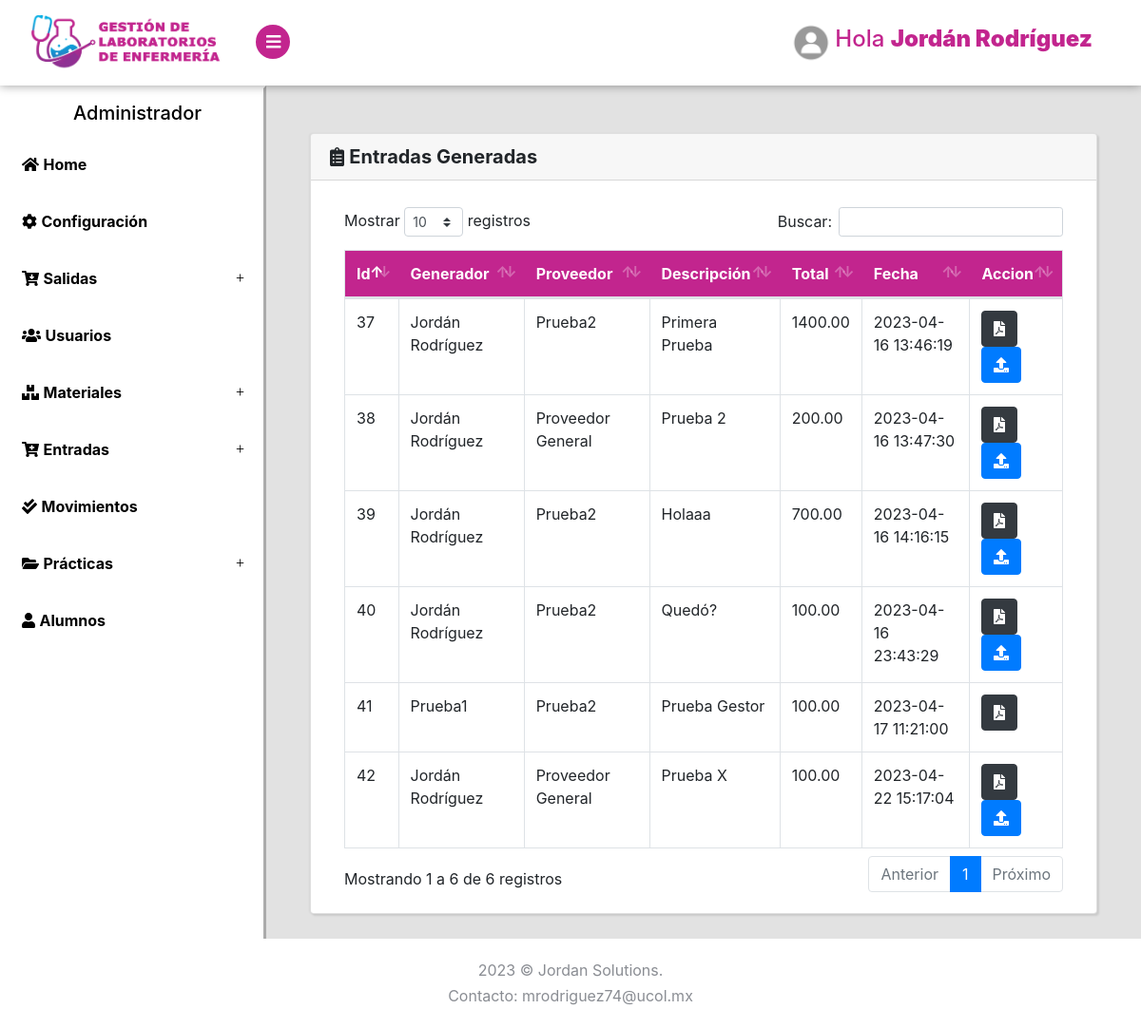
Screenshot of /Entradas/lista (signed in) with the database file from the repository.
### tables this page shows
CREATE TABLE `compras` (
  `id` int(11) NOT NULL,
  `descripcion` varchar(500) NOT NULL,
  `total` decimal(10,2) NOT NULL,
  `id_proveedor` varchar(255) NOT NULL,
  `id_generador` varchar(200) NOT NULL,
  `fecha` datetime NOT NULL DEFAULT current_timestamp(),
  `formato` varchar(200) NOT NULL
);

CREATE TABLE `usuarios` (
  `id` int(11) NOT NULL,
  `usuario` varchar(20) NOT NULL,
  `nombre` varchar(100) NOT NULL,
  `correo` varchar(100) NOT NULL,
  `rol` varchar(20) NOT NULL,
  `clave` varchar(150) NOT NULL,
  `estado` tinyint(4) NOT NULL DEFAULT 1,
  `perfil` varchar(150) NOT NULL DEFAULT 'perfil.jpg'
);

CREATE TABLE `proveedores` (
  `id` int(11) NOT NULL,
  `nombre` varchar(100) NOT NULL,
  `direccion` text NOT NULL,
  `telefono` varchar(15) NOT NULL,
  `estado` int(10) NOT NULL DEFAULT 1
);

### Libraries/Core/Views.php (called while the page is built)
<?php
class Views{
    function getView($controller, $view, $alert="", $data1 = "", $data2 = "", $data3 = "", $data4 = "", $data5 = "")
    {
        $controller = get_class($controller);
        if ($controller == "Login") {
            $view = "Views/".$view.".php";
        }else{
            $view = "Views/" . $controller . "/" . $view . ".php";
        }
        require_once($view);
    }
}
?>

### Controller/Entradas.php (called while the page is built, shortened)
<?php
class Entradas extends Controllers{
    public function lista()
    {
        $data1 = $this->model->selectCompras();
        $this->views->getView($this, "ListarCompras", "", $data1);
    }
}
?>

### index.php (called while the page is built, shortened)
<?php
require_once("Helpers/Helpers.php");
require_once("Libraries/Core/Load.php");
?>

### Libraries/Core/Mysql.php (called while the page is built, shortened)
<?php
class Mysql extends Conexion{
    private $conexion;
    function __construct()
    {
        $this->conexion = new Conexion();
        $this->conexion = $this->conexion->conect();
    }
    public function select_all(string $query){
        $this->strquery = $query;
        $result = $this->conexion->prepare($this->strquery);
        $result->execute();
        $data = $result->fetchall(PDO::FETCH_ASSOC);
        return $data;
    }
}
?>

### Libraries/Core/Conexion.php (called while the page is built)
<?php
class Conexion{
    private $conect;
    public function __construct()
    {
      $conexion = "mysql:host=".HOST.";dbname=".BD.";.CHARSET.";
      try {
          $this->conect = new PDO($conexion, DB_USER, PASS);
          $this->conect->setAttribute(PDO::ATTR_ERRMODE, PDO::ERRMODE_EXCEPTION);
      } catch (PDOException $e) {
          $this->conect = "Error en la conexion";
          echo "Error: " . $e->getMessage();
      }
    }
    public function conect()
    {
        return $this->conect;
    }
}
?>

### Models/EntradasModel.php (called while the page is built, shortened)
<?php
class EntradasModel extends Mysql{
    public function selectCompras()
    {
        $sql = "SELECT compras.id, compras.total, compras.formato, compras.fecha, compras.descripcion, u1.nombre as id_proveedor, u2.nombre as id_generador FROM compras
                JOIN proveedores u1 ON compras.id_proveedor = u1.id
                JOIN usuarios u2 ON compras.id_generador = u2.id";
        $res = $this->select_all($sql);
        return $res;
    }
}
?>

### Helpers/Helpers.php (called while the page is built, shortened)
<?php
function base_url()
{
    return BASE_URL;
}
?>

### Views/Entradas/ListarCompras.php (the view, shortened to what this page needs)
<?php if($_SESSION['rol'] <= 2){ ?>
<div class="page-content bg-light">
    <section>
        <div class="container-fluid container-fluidwelcome"  >
            <div class="row">
                <div class="col-lg-4 mt-2">
                </div>
                <div class="col-lg-4 mt-2">
                <img src="../assets/img/unicornio.png" style="height: 400px; ">
                <h2 class="h5 no-margin-bottom" style="text-align: center">Error: No tienes autorización para ingresar a esta página</h2>
                </div>
                <div class="col-lg-4 mt-2">
                </div>
            </div>
        </div>
    </section>
</div>
<?php }  else { ?>
<div class="page-content">
    <section>
        <div class="card container-fluid2">
            <h5 class="card-header"><i class="fas fa-clipboard-list"></i> <strong>Entradas Generadas</strong></h5>
            <div class="card-body">
                <div class="container-fluid ">
                    <div class="row">
                        <div class="col-lg-12">
                            <div class="row">
                                <div class="col-lg-4">
                                </div>
                            </div>
                            <div class="table-responsive">
                                <table class="table table-hover table-bordered" id="Table">
                                    <thead class="thead-personality">
                                        <tr>
                                            <th>Id</th>
                                            <th>Generador</th>
                                            <th>Proveedor</th>
                                            <th>Descripción</th>
                                            <th>Total</th>
                                            <th>Fecha</th>
                                            <th>Accion</th>
                                        </tr>
                                    </thead>
                                    <tbody>
                                        <?php foreach ($data1 as $lista) { ?>
                                            <tr>
                                                <td><?php echo $lista['id']; ?></td>
                                                <td><?php echo $lista['id_generador']; ?></td>
                                                <td><?php echo $lista['id_proveedor']; ?></td>
                                                <td><?php echo $lista['descripcion']; ?></td>
                                                <td><?php echo $lista['total']; ?></td>
                                                <td><?php echo $lista['fecha']; ?></td>
                                                <td>
                                                    <a href="<?php echo base_url(); ?>Entradas/ver?id=<?php echo $lista['id']; ?>" target="_blank" rel="noopener noreferrer" class="btn btn-dark"><i class="fa fa-file-pdf"></i></a>
                                                    <?php if($lista['formato'] == "" && $lista['id_generador'] == $_SESSION['nombre']){ ?>
                                                        <button class="btn btn-primary" type="button" data-toggle="modal" data-target="#cargar_formato" data-bs-id="<?php echo $lista['id']; ?>" onclick="idModal();"><i class="fas fa-upload"></i></button>
                                                        <?php }  elseif($lista['formato'] == "") { ?>
                                                        <?php }  else { ?>
                                                        <a href="<?php echo base_url(); ?>/Assets/archivos/entradas/<?php echo $lista['formato']; ?>" target="_blank" rel="noopener noreferrer" class="btn btn-dark"><i class="fa fa-file-image"></i></a>
                                                    <?php }?>
                                                </td>
                                            </tr>
                                        <?php } ?>
                                    </tbody>
                                </table>
                            </div>
                        </div>
                    </div>
                </div>
            </div>
        </div>
    </section>
</div>
</div>
<?php } ?>

### Assets/css/style.default.css (style rules this page uses)
:root { --blue: #15c2e9; --graylight: #e2e2e2; --grayheader: #F7F7F7; --lavanda: #c2258e; --black: #000; --white: #fff; }
body { position: relative; }
section { padding: 0 1rem; }
a { -webkit-transition: all 0.3s; transition: all 0.3s; display: inline-block; }
button { cursor: pointer; }
i, span, strong { display: inline-block; }
.card { margin-bottom: 30px; -webkit-box-shadow: 2px 2px 2px rgba(0, 0, 0, 0.1), -1px 0 2px rgba(0, 0, 0, 0.05); box-shadow: 2px 2px 2px rgba(0, 0, 0, 0.1), -1px 0 2px rgba(0, 0, 0, 0.05); }
.page-content { position: relative; background: var(--graylight); min-height: 100vh; width: calc(100% - 280px); padding: 0; padding-bottom: 70px; }
button, input[type="submit"] { cursor: pointer; font-family: inherit; font-weight: 300 !important; }
.table { margin-bottom: 0; color: #8a8d93; }
.table td, .table th { border-color: #343a40; }
.table thead th { border: none; }
.table-bordered td, .table-bordered th { border-color: #343a40; }
.btn { font-weight: 400; border: 1px solid transparent; padding: 0.45rem 0.75rem; font-size: 1rem; line-height: 1.5; border-radius: 0.25rem; -webkit-transition: color 0.15s ease-in-out, background-color 0.15s ease-in-out, border-color 0.15s ease-in-out, -webkit-box-shadow 0.15s ease-in-out; transition: color 0.15s ease-in-out, background-color 0.15s ease-in-out, border-color 0.15s ease-in-out, -webkit-box-shadow 0.15s ease-in-out; transition: color 0.15s ease-in-out, background-color 0.15s ease-in-out, border-color 0.15s ease-in-out, box-shadow 0.15s ease-in-out; transition: color 0.15s ease-in-out, background-color 0.15s ease-in-out, border-color 0.15s ease-in-out, box-shadow 0.15s ease-in-out, -webkit-box-shadow 0.15s ease-in-out; }
.btn-primary { color: color-yiq(#db6574); background-color: #db6574; border-color: #db6574; }
.btn-dark { color: color-yiq(#212529); background-color: #212529; border-color: #212529; }
body { font-family: "Muli", sans-serif; font-size: 1rem; font-weight: 400; line-height: 1.5; color: #8a8d93; background-color: #fff; }
a { color: #db6574; text-decoration: none; }
h1, h2, h3, h4, h5, h6, .h1, .h2, .h3, .h4, .h5, .h6 { margin-bottom: 0.5rem; font-family: inherit; font-weight: 700; line-height: 1.2; color: inherit; }
h5, .h5 { font-size: 1.1rem; }
.card { background-color: #2d3035; border: 1px solid #34373d; border-radius: 0; }
.card-body { padding: 1.25rem; }
.card-header { padding: 0.75rem 1.25rem; background-color: rgba(0, 0, 0, 0.03); border-bottom: 1px solid #34373d; }
.card-header:first-child { border-radius: 0 0 0 0; }
.container-fluid2 { margin: 50px 30px; }
.thead-personality { background: var(--lavanda); color: var(--white); }

### rows the page displays
compras: id "37", usuarios.nombre "Jordán Rodríguez", id_proveedor.nombre "Prueba2", descripcion "Primera Prueba", total "1400.00", fecha "2023-04-16 13:46:19"
compras: id "38", usuarios.nombre "Jordán Rodríguez", id_proveedor.nombre "Proveedor General", descripcion "Prueba 2", total "200.00", fecha "2023-04-16 13:47:30"
compras: id "39", usuarios.nombre "Jordán Rodríguez", id_proveedor.nombre "Prueba2", descripcion "Holaaa", total "700.00", fecha "2023-04-16 14:16:15"
compras: id "40", usuarios.nombre "Jordán Rodríguez", id_proveedor.nombre "Prueba2", descripcion "Quedó?", total "100.00", fecha "2023-04-16 23:43:29"
compras: id "41", usuarios.nombre "Prueba1", id_proveedor.nombre "Prueba2", descripcion "Prueba Gestor", total "100.00", fecha "2023-04-17 11:21:00"
compras: id "42", usuarios.nombre "Jordán Rodríguez", id_proveedor.nombre "Proveedor General", descripcion "Prueba X", total "100.00", fecha "2023-04-22 15:17:04"

### other values shown
$_SESSION['nombre'] "Jordán Rodríguez"
